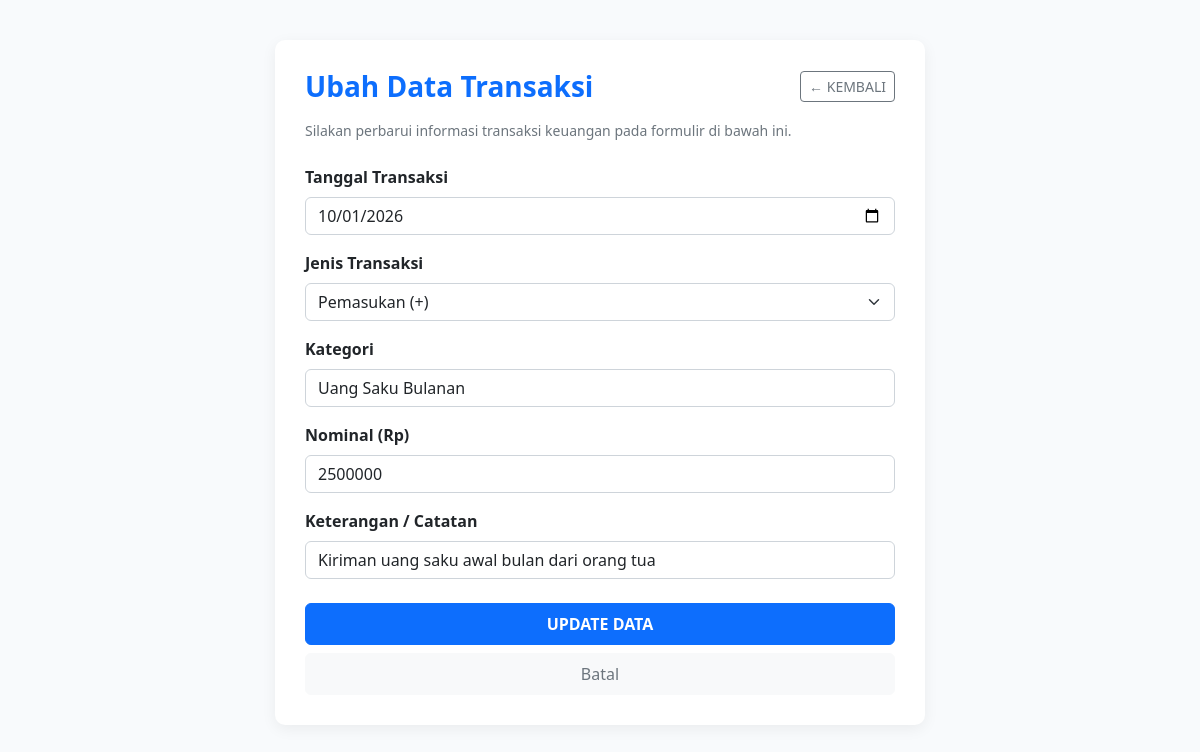
Page /ubah.php?id=1 on the committed database.
### tables this page shows
CREATE TABLE IF NOT EXISTS `catatan_keuangan` (
  `id` int(11) NOT NULL AUTO_INCREMENT,
  `tanggal` date NOT NULL,
  `jenis` varchar(20) NOT NULL,
  `kategori` varchar(50) NOT NULL,
  `nominal` int(11) NOT NULL,
  `keterangan` varchar(255) NOT NULL,
  PRIMARY KEY (`id`)
);

### ubah.php (the view, shortened to what this page needs)
<!DOCTYPE html>
<html>
<head>
    <link href="https://cdn.jsdelivr.net/npm/bootstrap@5.2.2/dist/css/bootstrap.min.css" rel="stylesheet">
</head>
<body>
    <div class="container">
        <div class="form-box">
            <div class="d-flex justify-content-between align-items-center mb-3">
                <h3 class="text-primary fw-bold mb-0">Ubah Data Transaksi</h3>
                <a href="index.php" class="btn btn-outline-secondary btn-sm">&larr; KEMBALI</a>
            </div>
            <p class="text-muted small mb-4">Silakan perbarui informasi transaksi keuangan pada formulir di bawah ini.</p>
            <?php
            include 'koneksi.php';
            $id = $_GET['id'];
            $data = mysqli_query($koneksi, "select * from catatan_keuangan where id='$id'");
            while($d = mysqli_fetch_array($data)){
                ?>
                <form method="post" action="update.php">
                    <div class="mb-3">
                        <label class="form-label fw-semibold">Tanggal Transaksi</label>
                        <input type="date" name="tanggal" class="form-control" value="<?php echo $d['tanggal']; ?>" required>
                    </div>
                    <div class="mb-3">
                        <label class="form-label fw-semibold">Jenis Transaksi</label>
                        <select name="jenis" class="form-select" required>
                            <option value="Pemasukan" <?php if($d['jenis'] == 'Pemasukan') echo 'selected'; ?>>Pemasukan (+)</option>
                        </select>
                    </div>
                    <div class="mb-3">
                        <label class="form-label fw-semibold">Kategori</label>
                        <input type="text" name="kategori" class="form-control" value="<?php echo $d['kategori']; ?>" required>
                    </div>
                    <div class="mb-3">
                        <label class="form-label fw-semibold">Nominal (Rp)</label>
                        <input type="number" name="nominal" class="form-control" value="<?php echo $d['nominal']; ?>" min="1" required>
                    </div>
                    <div class="mb-4">
                        <label class="form-label fw-semibold">Keterangan / Catatan</label>
                        <input type="text" name="keterangan" class="form-control" value="<?php echo $d['keterangan']; ?>" required>
                    </div>
                    <div class="d-grid gap-2">
                        <button type="submit" class="btn btn-primary py-2 fw-semibold">UPDATE DATA</button>
                        <a href="index.php" class="btn btn-light text-secondary py-2">Batal</a>
                    </div>
                </form>
                <?php
            }
            ?>
        </div>
    </div>
</body>
</html>

### ubah.php (style rules this page uses)
body { background-color: #f8fafc; font-family: 'Segoe UI', Tahoma, Geneva, Verdana, sans-serif; }
.form-box { background: #ffffff; border-radius: 10px; box-shadow: 0 4px 15px rgba(0,0,0,0.06); padding: 30px; max-width: 650px; margin: 40px auto; }

### rows in the picture
catatan_keuangan: tanggal "10/01/2026", jenis "Pemasukan (+)", kategori "Uang Saku Bulanan", nominal "2500000", keterangan "Kiriman uang saku awal bulan dari orang tua"
